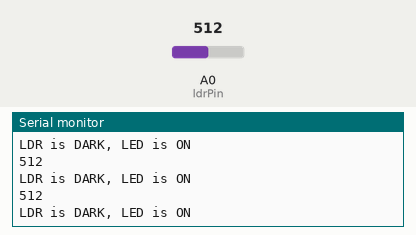
Simulated run of this sketch. Board: Arduino Uno, built with avr-gcc and run on an emulated ATmega328P. On the bench: the last lines printed to the serial monitor. The test bench sets the inputs (shaded band); at power-on: A0 (ldrPin) = 512.

Above: at 1.2 s.
1.3 s: A0 (ldrPin) set to 105
At 1.9 s:
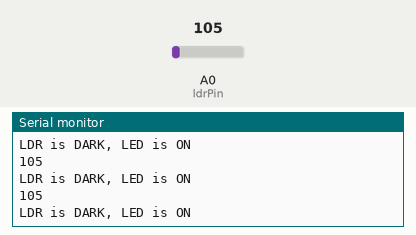
4.3 s: A0 (ldrPin) set to 95
At 4.9 s:
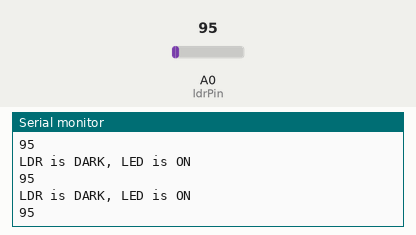
7.3 s: A0 (ldrPin) set to 11
At 8.1 s:
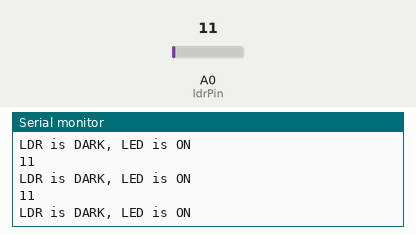
10.3 s: A0 (ldrPin) set to 8
At 10.8 s:
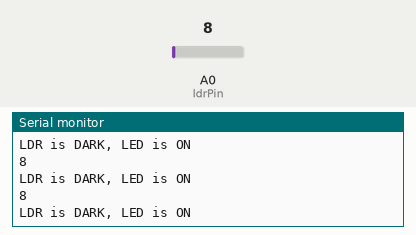
Timing chart, 0 to 13.3 s (numbered marks = the images above; inputs shaded):
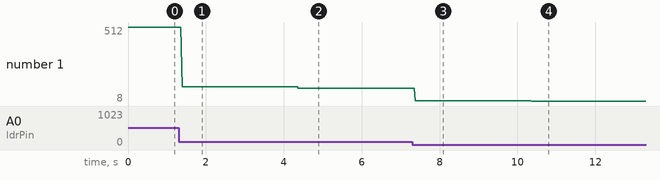

Measured:
- the behaviour switches between 100 and 99 on A0 (ldrPin) (found by bisection; images 1 and 2)
- after the input at 1.3 s, the serial monitor: prints a new line after 0.09 s (image 1)
- after the input at 4.3 s, the serial monitor: prints a new line after 0.07 s (image 2)
- after the input at 7.3 s, the serial monitor: prints a new line after 0.07 s (image 3)
- after the input at 10.3 s, the serial monitor: prints a new line after 0.07 s (image 4)
- plotted number 1: 512 → 105 after the input at 1.3 s, 105 → 95 after the input at 4.3 s, 95 → 11 after the input at 7.3 s, 11 → 8 after the input at 10.3 s

The sketch:

PhotoresistorLED_test.ino
```cpp
//set pin numbers
//const won't change
const int ledPin = 13;   //the number of the LED pin
const int ldrPin = A0;  //the number of the LDR pin


void setup() {

  Serial.begin(9600);
  //pinMode(ledPin, OUTPUT);  //initialize the LED pin as an output
  //pinMode(ldrPin, INPUT);   //initialize the LDR pin as an input
}

void loop() {

  int ldrStatus = analogRead(ldrPin);   //read the status of the LDR value
    Serial.println(ldrStatus);

  //check if the LDR status is <= 300
  //if it is, the LED is HIGH

   if (ldrStatus <=680) {

    //digitalWrite(ledPin, HIGH);               //turn LED on
    Serial.println("LDR is DARK, LED is ON");

   }
  else {

    //digitalWrite(ledPin, LOW);          //turn LED off
    Serial.println("---------------");
  }
}
```
